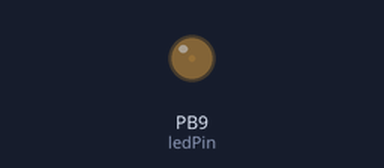
Simulated run of this sketch. Board: STM32 Blue Pill. Parts: output pins drawn as LEDs (lit = HIGH).

Above: at 0.05 s.
At 0.95 s:
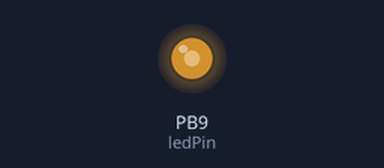
At 1.4 s:
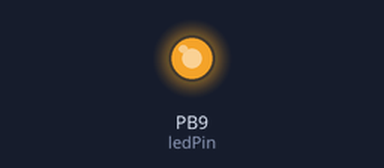
At 2.75 s:
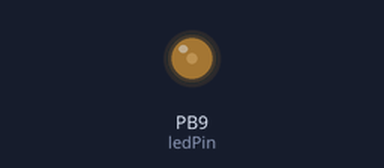
Timing chart, 0 to 7.2 s (numbered marks = the images above):
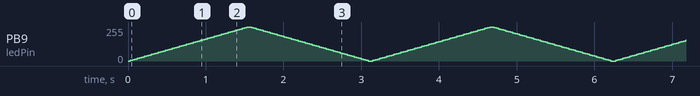

The sketch:

FadingBacklight.ino
```cpp
/*
 Fading:  This example shows how to fade an LED using the pwmWrite() function.

  Created 1 Nov 2008
  By David A. Mellis
  Modified 17 June 2009
  By Tom Igoe

  Modified by LeafLabs for Maple http://arduino.cc/en/Tutorial/Fading

  For differences between Maple's pwmWrite() and Arduino's analogWrite():
  http://leaflabs.com/docs/lang/api/analogwrite.html
*/

// int ledPin = 9; // Connect an LED to digital pin 9, or any other
                // PWM-capable pin
//int ledPin = 33;

#define ledPin     PB9


void setup() {
    pinMode(ledPin, PWM);  // setup the pin as PWM
}

void loop()  {
    // Fade in from min to max in increments of 1280 points:
    for (int fadeValue = 0; fadeValue <= 65535; fadeValue += 1280) {
        // Sets the value (range from 0 to 65535):
        pwmWrite(ledPin, fadeValue);
        // Wait for 30 milliseconds to see the dimming effect:
        delay(30);
    }

    // Fade out from max to min in increments of 1280 points:
    for (int fadeValue = 65535 ; fadeValue >= 0; fadeValue -= 1280) {
        // Sets the value (range from 0 to 1280):
        pwmWrite(ledPin, fadeValue);
        // Wait for 30 milliseconds to see the dimming effect:
        delay(30);
    }
}
```
